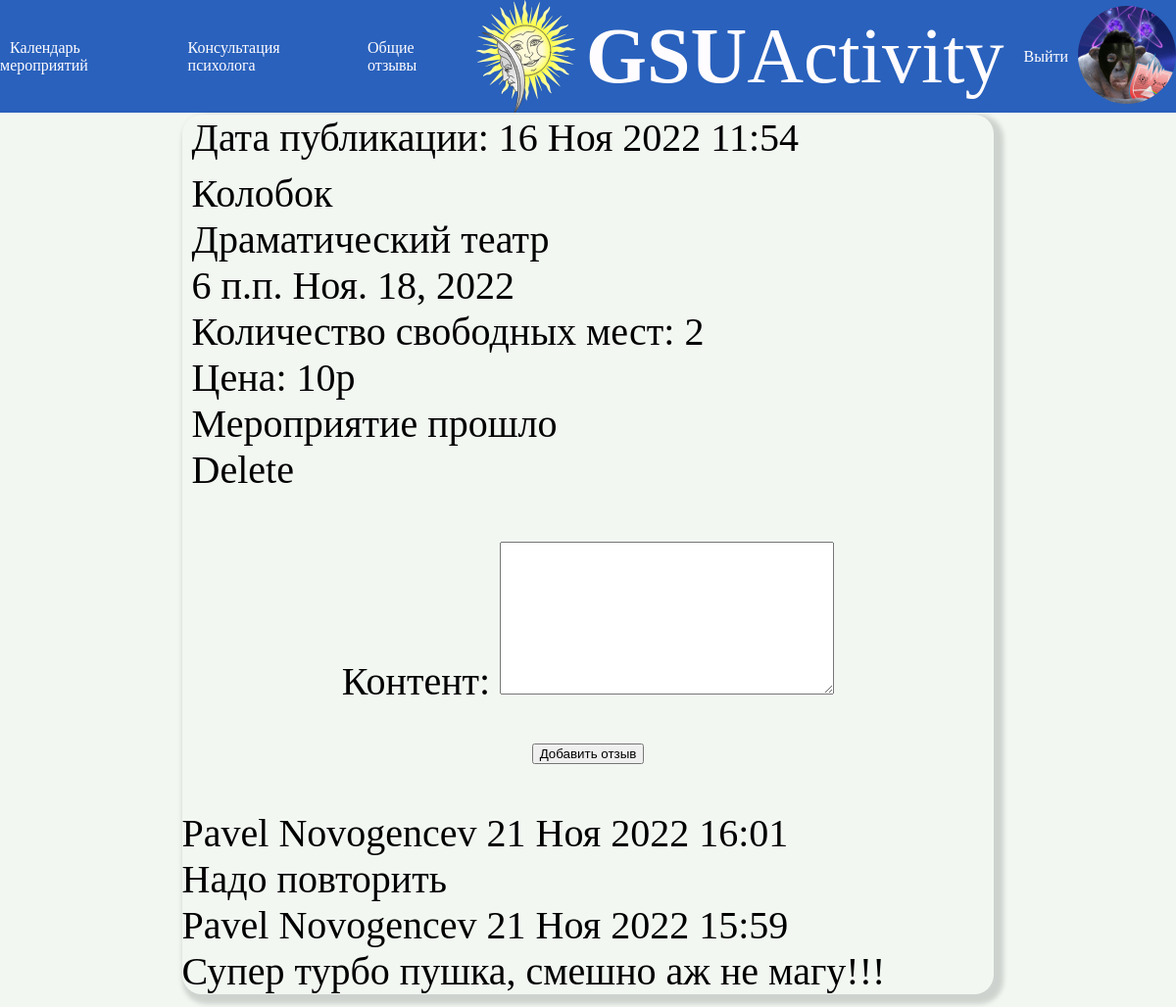
The app's page /23/ (signed in), older data.
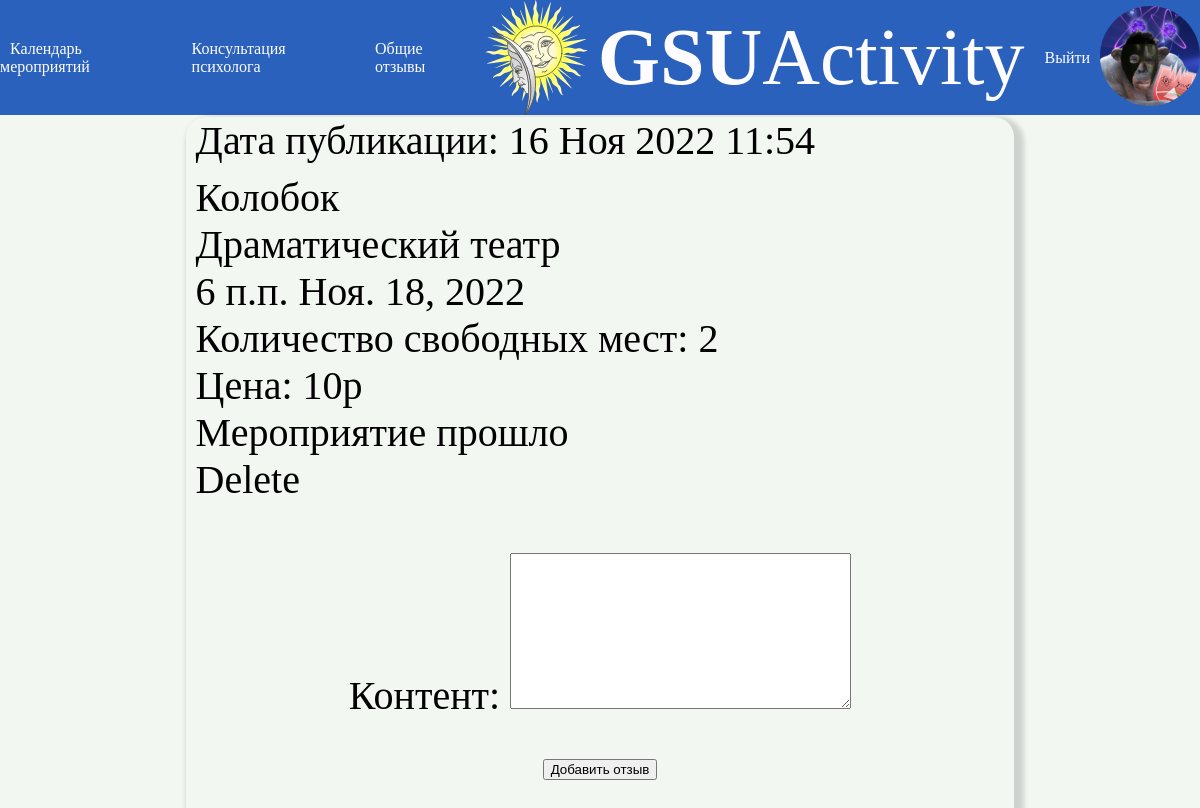
The same page, newer data.
### news/models.py (models this page shows)
class Comment(models.Model):
    post = models.ForeignKey(Post, on_delete=models.CASCADE, blank=True ,null=True,verbose_name='Мероприятие')
    vist = models.ForeignKey(Vist, on_delete=models.CASCADE, blank=True , null=True,verbose_name='Выставка')
    content = models.TextField(null=True, blank=False,verbose_name='Контент')
    author = models.CharField(max_length=30,verbose_name='Автор')
    pubdate = models.DateTimeField(auto_now_add=True, db_index=True,verbose_name='Дата публикации')
    moderation = models.BooleanField(default=False,verbose_name='Модерация')
    class Meta:
        verbose_name_plural = 'Отзывы'
        verbose_name = 'Отзыв'
        ordering = ['-pubdate']

### news/views.py (the view, shortened to what this page needs)
# urls.py: path('<int:pk>/', detail, name='detail'),
@login_required
def detail(request, pk):
	your_zapisi = Post.objects.filter(zapis=request.user.id)
	messageSent = False
	post = get_object_or_404(Post, pk=pk)
	comments = Comment.objects.filter(post=pk,moderation=True)
	initial = {'post': post.pk}
	initial['author'] = request.user.first_name + ' ' + request.user.last_name
	a = date.today()
	b = a + timedelta(days=1)
	form_class = CommentForm
	form = form_class(initial=initial)
	return render(request, 'news/detail.html', {'post': post, 'comments': comments, 'form': form,'messageSent': messageSent,'your_zapisi':your_zapisi,'a':a,'b':b})

### news/forms.py
class CommentForm(ModelForm):
    class Meta:
        model = Comment
        fields = '__all__'
        widgets = {'post': forms.HiddenInput, 'author': forms.HiddenInput,'moderation':forms.HiddenInput,'vist': forms.HiddenInput}

### news/templates/news/detail.html (shortened to what this page needs)
{% extends "layout/basic.html" %}
{% block content %}
	<div class="post">
		<div class="post-author">
			<div class="post-author-a">
				<div>
					Дата публикации: {{ post.pubdate|date:"d M Y H:i" }}
				</div>
			</div>
		</div>
		<div class="post-content">
			{{ post.name}}<br>
			{{ post.content}}<br>{{ post.eventtime }} {{ post.eventdate }}<br>
			Количество свободных мест: {{ post.mesta_now }}<br>
			Цена: {{ post.stoim }}<br>
			{% if a <  post.eventdate  %}
				{% if post.mesta == 0 %}
				Нет мест<br>
				{% else %}
				{% if post in your_zapisi %}
				{% else %}
					<a href="{% url 'news:zapis' pk=post.pk %}" class="post_link">ЗАПИСАТЬСЯ ЛИЧНО</a>
				{% endif %}
				{% if b == post.eventdate %}
				Нельзя отписаться<br>
				{% elif post not in your_zapisi %}
				<br>
				{% else %}
				<a href="{% url 'news:otpis' pk=post.pk %}" class="post_link">ОТПИСАТЬСЯ ЛИЧНО</a><br>
				{% endif %}
				{% if post in your_zapisi %}
				{% else %}
					<a href="{% url 'news:zapisg' pk=post.pk %}" class="post_link">ГРУППОВАЯ ЗАПИСЬ</a>
				{% endif %}
				{% if b == post.eventdate %}
				Нельзя отписаться<br>
				{% elif post not in your_zapisi %}
				<br>
				{% else %}
				<a href="{% url 'news:otpisg' pk=post.pk %}" class="post_link">ОТПИСАТЬ ГРУППУ</a><br>
				{% endif %}
				{% if post in your_zapisi %}
					Вы записаны<br>
				{% endif %}
				{% endif %}
			{% else %}
				Мероприятие прошло<br>
			{% endif %}
			{% if user.is_superuser == 1 %}
				<a href="{% url 'news:delete_post' pk=post.pk %}"  class="post_link">Delete</a>
			{% endif %}
		</div>
		<form method="post">
			{{ form.as_p }}
			<button type="submit">Добавить отзыв</button>
		</form><br>
		{% if comments %}
			{% for comment in comments %}
			<div class="comment">
				{{ comment.author }} {{ comment.pubdate|date:"d M Y H:i" }}<br>
				{{ comment.content|urlize }}<br>
			</div>
			{% endfor %}
		{% endif %}
	</div>
{% endblock %}

Row changes from the older to the newer data that the page shows:
removed Comment: author "Pavel Novogencev", pubdate "21 Ноя 2022 16:01", content "Надо повторить"
removed Comment: author "Pavel Novogencev", pubdate "21 Ноя 2022 15:59", content "Супер турбо пушка, смешно аж не магу!!!"
